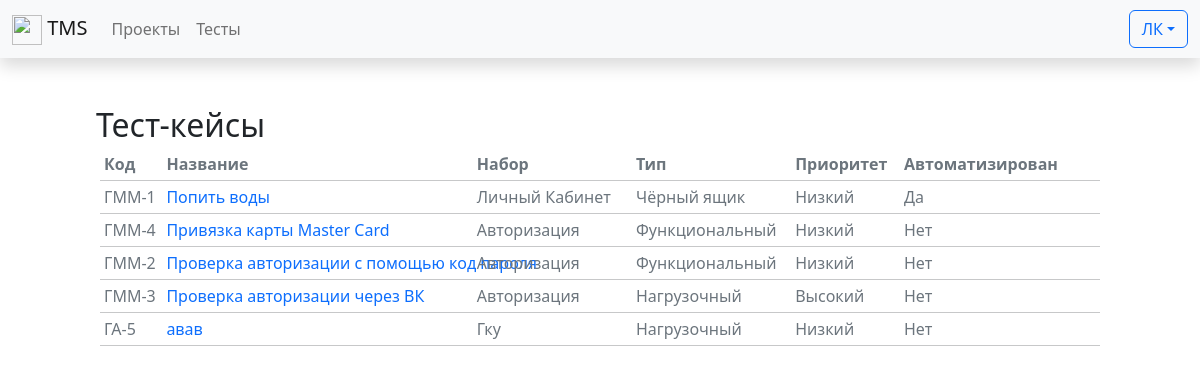
The page /tests/ on the database its author committed.
### tests/models.py (models this page shows, shortened)
class TestCases(models.Model):
    id = models.AutoField(_("Код тест-кейса"), primary_key=True)
    """
    Описание тест-кейса
    """
    title = models.CharField(_("Название"), max_length=100)
    precondition = models.TextField(_("Предусловия"), blank=True, null=True)
    description = models.TextField(_("Описание"), blank=True, null=True)
    expectedResult = models.TextField(
        _("Ожидаемый результат"), blank=True, null=True)
    """
    Параметры тест кейса:
    - Проект
    - Набор
    - Тип теста
    - Приоритет
    - Статус
    - Автоматизирован (True/False)
    """
    project = models.ForeignKey(Projects, verbose_name=_(
        "Проект"), on_delete=models.PROTECT)
    suite = models.ForeignKey(TestSuites, verbose_name=_(
        "Группа"), null=True, on_delete=models.SET_NULL)
    type = models.ForeignKey(TestTypes, verbose_name=_(
        "Тип теста"), on_delete=models.PROTECT)
    priority = models.ForeignKey(TestPriorities, verbose_name=_(
        "Приоритет"), on_delete=models.PROTECT)
    status = models.ForeignKey(TestStatuses, verbose_name=_(
        "Статус"), on_delete=models.PROTECT, default=3)
    isAutomated = models.BooleanField(_("Автоматизирован"))
    """
    Кем и когда создано
    """
    created_by = models.ForeignKey(
        settings.AUTH_USER_MODEL, verbose_name="Создатель", on_delete=models.PROTECT, related_name='created_by')
    created_date = models.DateTimeField(_("Создано"), auto_now_add=True)
    """
    Кем и когда модифицировано
    """
    lastModified_by = models.ForeignKey(
        settings.AUTH_USER_MODEL, verbose_name="Последние изменения", on_delete=models.PROTECT, related_name='modified_by')
    lastModified_date = models.DateTimeField(_("Изменено"), auto_now=True)
    class Meta:
        verbose_name = _("Тест-кейс")
        verbose_name_plural = _("Тест-кейсы")

class TestTypes(models.Model):
    id = models.AutoField(_("Код типа"), primary_key=True)
    name = models.CharField(_("Тип"), max_length=50)
    class Meta:
        verbose_name = _("Тип теста")
        verbose_name_plural = _("Типы тестов")
    def __str__(self):
        return self.name

class TestPriorities(models.Model):
    id = models.AutoField(_("Код приоритета"), primary_key=True)
    name = models.CharField(_("Приоритет"), max_length=50)
    class Meta:
        verbose_name = _("Приоритет")
        verbose_name_plural = _("Приоритеты")
    def __str__(self):
        return self.name

### tests/views.py (the view)
# urls.py: path('', include('tests.urls')),
def tests(request):
    suite_list = TestSuites.objects.all()
    suite_test_list = dict()
    testCaseSteps = dict()
    for suite_iter in suite_list:
        tests = TestCases.objects.filter(
            suite=suite_iter).order_by('title')
        suite_test_list[suite_iter.name] = tests
        for test in tests:
            testCaseSteps[test.id] = TestCaseSteps.objects.filter(
                testCase=test)
    return render(request, 'tests.html', {
        'suite_list': suite_list,
        'suite_test_list': suite_test_list,
        'testCaseSteps': testCaseSteps
    })

### tests/models.py (called while the page is built)
    def __str__(self):
        return self.name

    def acronym(self):
        regex = re.compile('[^а-яА-Яa-zA-Z]')
        return "".join(e[0].upper() for e in regex.sub(' ', self.name).split())

    def __str__(self):
        return self.name

    def __str__(self):
        return self.name

    def __str__(self):
        return self.description

### tests/views.py (called while the page is built)
@register.filter
def get_item(dictionary, key):
    return dictionary[key]

### templates/tests.html (shortened to what this page needs)
{% extends 'base.html' %}
{% block content %}
<div class="mx-5 p-5">
    <h2>Тест-кейсы</h2>
    {% include "testCase/testList_table.html" %}
</div>
{% endblock content %}

### templates/testCase/testList_table.html (shortened to what this page needs)
{% block testListTable %}
    <strong>
        <div class="d-flex flex-row align-self-center text-decoration-none text-secondary text-nowrap">
            <div class="mx-2" style="width: 5%;">Код</div>
            <div class="mx-1" style="width: 30%;">Название</div>
            <div class="mx-1" style="width: 15%;">Набор</div>
            <div class="mx-1" style="width: 15%;">Тип</div>
            <div class="mx-1" style="width: 10%;">Приоритет</div>
            <div class="mx-1" style="width: 5%;">Автоматизирован</div>
        </div>
    </strong>
    <hr class="m-1">
    {% if suite_test_list %}
        {% for suite_name, test_list in suite_test_list.items %}
            {% if test_list %}
                <div class="collapse show" id="collapse_{{ forloop.counter }}">
                    {% for test in test_list %}
                        {% with projectAcronym=test.project.acronym %}
                            <a class="d-flex flex-row text-decoration-none text-nowrap text-secondary"
                               href=""
                               data-bs-toggle="modal"
                               data-bs-target="#testCaseModal_{{ test.id }}">
                                <div class="mx-2" style="width: 5%;">{{ projectAcronym }}-{{ test.id }}</div>
                                <div class="mx-1 text-primary"
                                     style="width: 30%">{{ test.title }}</div>
                                <div class="mx-1" style="width: 15%;">{{ suite_name.title }}</div>
                                <div class="mx-1" style="width: 15%;">{{ test.type }}</div>
                                <div class="mx-1" style="width: 10%;">{{ test.priority }}</div>
                                <div class="mx-1" style="width: 5%;">
                                    {% if test.isAutomated %}
                                        Да
                                    {% else %}
                                        Нет
                                    {% endif %}
                                </div>
                            </a>
                            <hr class="m-1">
                        {% endwith %}
                    {% endfor %}
                </div>
            {% endif %}
        {% endfor %}
    {% else %}
        <div>Нет тестов :(</div>
    {% endif %}
{% endblock %}

### rows shown on the page
TestCases: project.acronym "ГММ", id "1", title "Попить воды", title "Личный Кабинет", type "Чёрный ящик", priority "Низкий", isAutomated "Да"
TestCases: project.acronym "ГММ", id "4", title "Привязка карты Master Card", title "Авторизация", type "Функциональный", priority "Низкий", isAutomated "Нет"
TestCases: project.acronym "ГММ", id "2", title "Проверка авторизации с помощью код пароля", title "Авторизация", type "Функциональный", priority "Низкий", isAutomated "Нет"
TestCases: project.acronym "ГММ", id "3", title "Проверка авторизации через ВК", title "Авторизация", type "Нагрузочный", priority "Высокий", isAutomated "Нет"
TestCases: project.acronym "ГА", id "5", title "авав", title "Гку", type "Нагрузочный", priority "Низкий", isAutomated "Нет"
